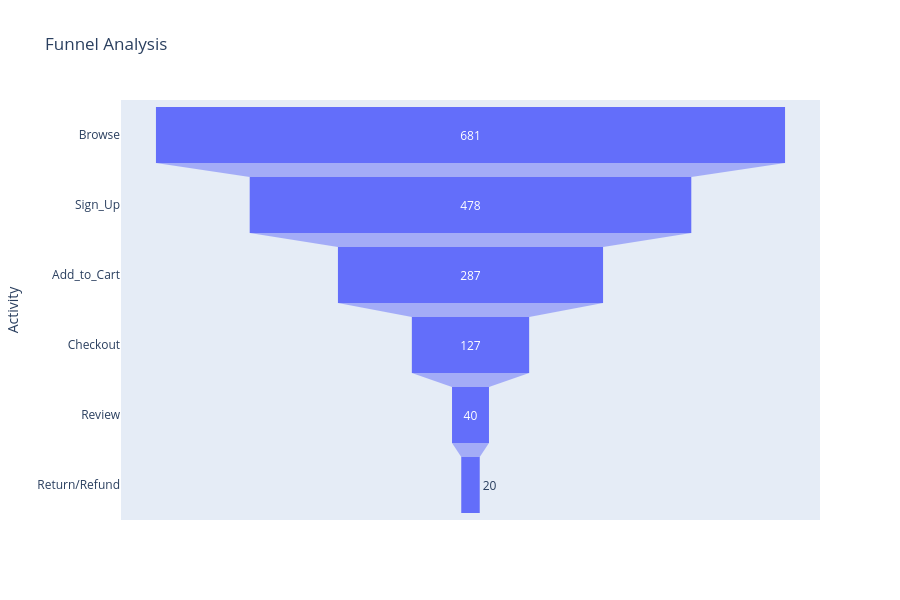

The cell this chart's notebook holds for it:
### Code cell
fig  = px.funnel(data_frame=funnel,y='Activity',x='count'
                 ,title='Funnel Analysis',height=600,hover_data='Per_Conversion')  
fig.show()

### Figure 1 — Plotly figure (JSON) as saved in the notebook; plotly's stock layout.template omitted (floating-point values rounded to 4 significant figures)
{"data": [{"customdata": [["0.0%"], ["70.19%"], ["60.04%"], ["44.25%"], ["31.5%"], ["15.75%"]], "hovertemplate": "count=%{x}<br>Activity=%{y}<br>Per_Conversion=%{customdata[0]}<extra></extra>", "legendgroup": "", "marker": {"color": "#636efa"}, "name": "", "orientation": "h", "showlegend": false, "type": "funnel", "x": [681, 478, 287, 127, 40, 20], "xaxis": "x", "y": ["Browse", "Sign_Up", "Add_to_Cart", "Checkout", "Review", "Return/Refund"], "yaxis": "y"}], "layout": {"height": 600, "legend": {"tracegroupgap": 0}, "title": {"text": "Funnel Analysis"}, "xaxis": {"anchor": "y", "domain": [0, 1], "title": {"text": "count"}}, "yaxis": {"anchor": "x", "domain": [0, 1], "title": {"text": "Activity"}}}}
